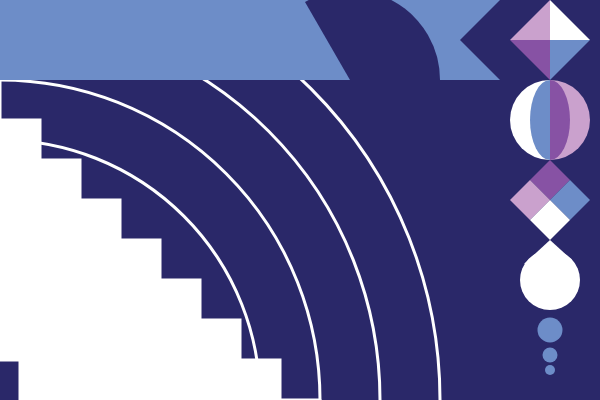
Frame 1 (no input)
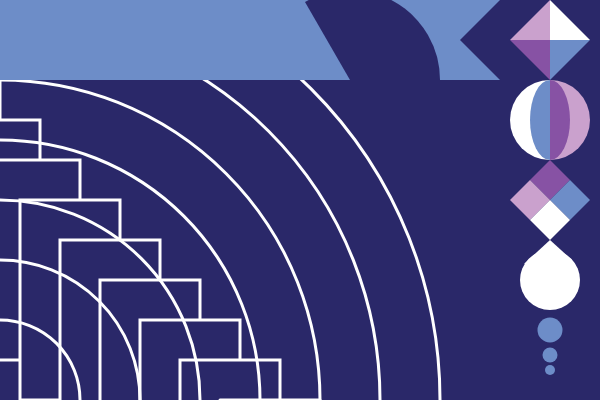
Frame 60 (no input)
Frame 120 (the mouse pressed at the canvas centre since frame 60): identical to frame 60, image omitted

The p5.js sketch that drew these frames (run headless with seeded random() and noise() and a simulated clock; from frame 60 on, the mouse is pressed at the canvas centre):

// p5.js sketch
// ── sketch.js
function setup() {
  createCanvas(600, 400); 
}

function draw() {
  background(42,40,105);
  
  stroke(255,255,255);
  strokeWeight(3);
  line(0,80,0,200); 
  rect(-60,120,100,200);
  rect(-20,160,100,200);
  rect(20,200,100,200);
  rect(60,240,100,200);
  rect(100,280,100,200);
  rect(140,320,100,200);
  rect(180,360,100,200);
  line(220,400,320,400);//좌측 네모 패턴
  
  noFill();
  ellipse(0,400,880,880);
  ellipse(0,400,760,760);
  ellipse(0,400,640,640);
  ellipse(0,400,520,520);
  ellipse(0,400,400,400);
  ellipse(0,400,280,280);
  ellipse(0,400,160,160);//좌측 파동 패턴
  
  noStroke();
  fill(109,141,200);
  rect(0,0,500,80); 
  fill(42,40,105);
  triangle(500,80,500,0,460,40); //상단 배경
  
  fill(255,255,255);
  triangle(550,40,590,40,550,0);
  fill(202,161,205);
  triangle(550,40,510,40,550,0);
  fill(135,82,164);
  triangle(550,40,510,40,550,80);
  fill(109,141,200);
  triangle(550,40,590,40,550,80);//우측상단 마름모
  fill(255,255,255);
  arc(550,120,80,80,radians(90),radians(270));
  fill(202,161,205);
  arc(550,120,80,80,radians(270),radians(90));
  fill(109,141,200);
  arc(550,120,40,80,radians(90),radians(270));
  fill(135,82,164);
  arc(550,120,40,80,radians(270),radians(90));//우측상단 구
  quad(550,200,570,180,550,160,530,180);
  fill(109,141,200);
  quad(550,200,570,180,590,200,570,220);
  fill(202,161,205);
  quad(550,200,530,220,510,200,530,180);
  fill(255,255,255);
  quad(550,200,530,220,550,240,570,220);//우측중앙 마름모
  circle(550,280,60);
  triangle(524,264,572,260,550,240);
  stroke(109,141,200);
  strokeWeight(25);
  point(550,330);
  strokeWeight(15);
  point(550,355);  
  strokeWeight(10);
  point(550,370);//우측하단 물방울
  
  noStroke();
  fill(42,40,105);
  arc(350,80,180,180,radians(240),radians(360));
  circle();


  square();
}
